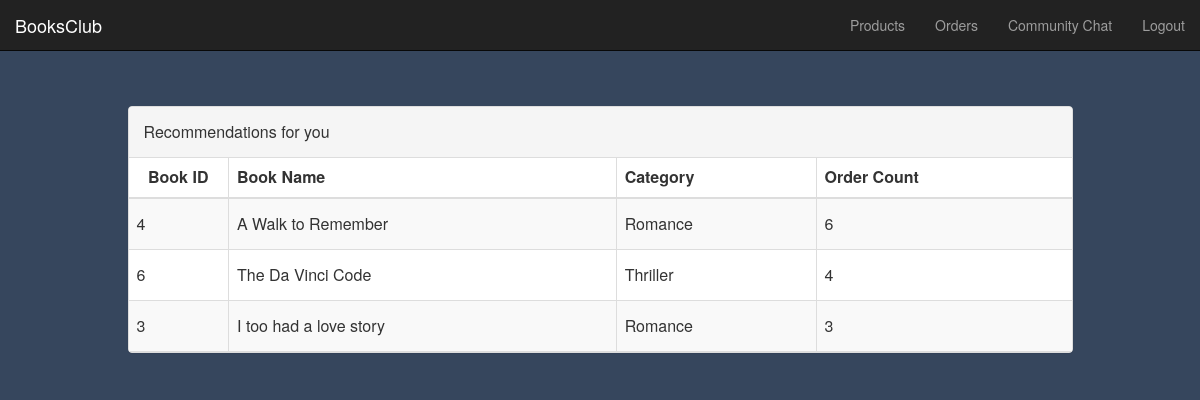
The app's page /borrowerHomepg.php (signed in) with its own data.
### tables this page shows
CREATE TABLE `books_details` (
  `bid` int(11) NOT NULL,
  `bname` varchar(500) NOT NULL,
  `category` varchar(500) NOT NULL,
  `bcid` int(11) NOT NULL,
  `bauthor` varchar(500) NOT NULL,
  `bowner` varchar(500) NOT NULL,
  `boid` int(11) NOT NULL,
  `brating` int(11) DEFAULT '0',
  `bcondition` varchar(100) NOT NULL,
  `isAvailable` varchar(5) NOT NULL,
  `OrderCount` int(11) NOT NULL DEFAULT '0',
  `bratesum` int(11) NOT NULL DEFAULT '0',
  `bratecount` int(11) NOT NULL DEFAULT '0'
);

### borrowerHomepg.php (the view, shortened to what this page needs)
<html>
  <head>
    <?php include("header.php"); ?>
    <link href="style.css" rel="stylesheet" type="text/css">
  </head>
    <body>
        <?php
        include("bnav.php");
			include("connect.php");
        ?>
    <?php
      $pr = "SELECT * FROM books_details order by OrderCount desc limit 0,3";
      $res4 = mysqli_query($cn, $pr);
      ?>
    <div class="container">
  <div class="row">
      <div class="col-md-10 col-md-offset-1">
          <div class="panel panel-default panel-table">
            <div class="panel-heading">
              <div class="row">
                <div class="col col-xs-6">
                  <h3 class="panel-title">Recommendations for you</h3>
                </div>
              </div>
            </div>
            <div class="panel-body">
              <table class="table table-striped table-bordered table-list">
                <thead>
                  <tr>
                      <th class="hidden-xs">Book ID</th>
              				<th>Book Name</th>
                      <th>Category</th>
                      <th>Order Count</th>
                  </tr>
                </thead>
        <tbody>
          <?php
            while($row4 = mysqli_fetch_array($res4))
            {
          ?>
          <tr>
            <td class="hidden-xs"><?php echo $row4[0] ?></td>
            <td><?php echo $row4[1] ?></td>
            <td><?php echo $row4[2] ?></td>
            <td><?php echo $row4[10] ?></td>
          </tr>
          <?php
            }
      ?>
      </tbody>
       </table>
     </div>
          </div>
</div></div></div>
    </body>
</html>

### style.css (style rules this page uses)
body { margin: 0; padding: 0; background: #36465D; }
.panel-table .panel-body { padding:0; }
.panel-table .panel-body .table-bordered { border-style: none; margin:0; }
.panel-table .panel-body .table-bordered > thead > tr > th:first-of-type { text-align:center; width: 100px; }
.panel-table .panel-body .table-bordered > thead > tr > th:last-of-type, .panel-table .panel-body .table-bordered > tbody > tr > td:last-of-type { border-right: 0px; }
.panel-table .panel-body .table-bordered > thead > tr > th:first-of-type, .panel-table .panel-body .table-bordered > tbody > tr > td:first-of-type { border-left: 0px; }
.panel-table .panel-body .table-bordered > tbody > tr:first-of-type > td { border-bottom: 0px; }
.panel-table .panel-body .table-bordered > thead > tr:first-of-type > th { border-top: 0px; }
.panel-table .panel-heading .col h3 { line-height: 30px; height: 30px; }
.panel-table .panel-body .table-bordered > tbody > tr > td { line-height: 34px; }

### borrowerHomepg.php (style rules this page uses)
.container { margin-top: 55px; }

### records on screen
books_details: bid "4", bname "A Walk to Remember", category "Romance", OrderCount "6"
books_details: bid "6", bname "The Da Vinci Code", category "Thriller", OrderCount "4"
books_details: bid "3", bname "I too had a love story", category "Romance", OrderCount "3"
